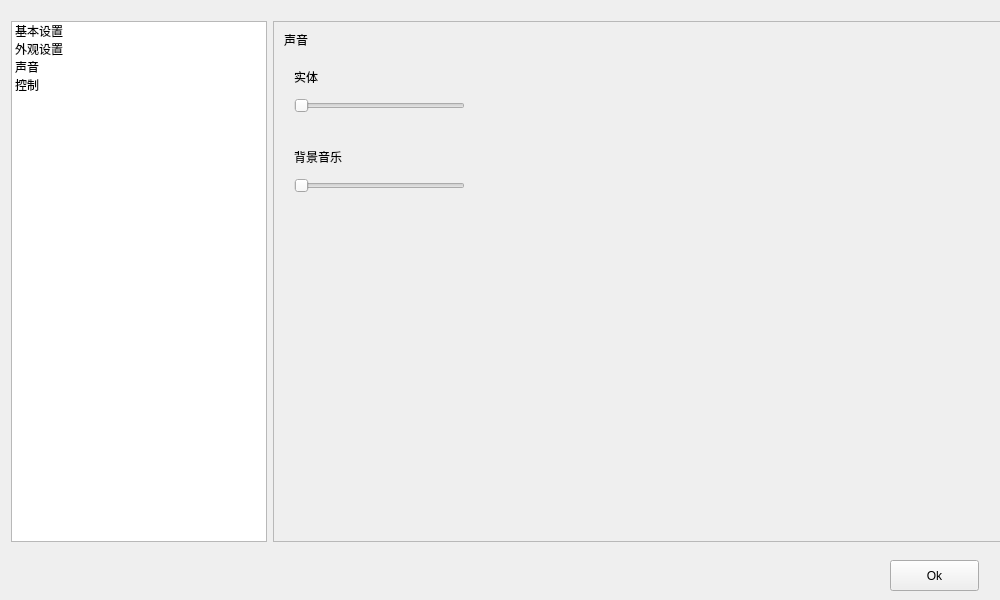
<?xml version="1.0" encoding="UTF-8"?>
<ui version="4.0">
 <class>Settings</class>
 <widget class="QWidget" name="Settings">
  <property name="geometry">
   <rect>
    <x>0</x>
    <y>0</y>
    <width>1000</width>
    <height>600</height>
   </rect>
  </property>
  <property name="sizePolicy">
   <sizepolicy hsizetype="Fixed" vsizetype="Fixed">
    <horstretch>0</horstretch>
    <verstretch>0</verstretch>
   </sizepolicy>
  </property>
  <property name="minimumSize">
   <size>
    <width>1000</width>
    <height>600</height>
   </size>
  </property>
  <property name="maximumSize">
   <size>
    <width>1000</width>
    <height>600</height>
   </size>
  </property>
  <property name="windowTitle">
   <string>设置</string>
  </property>
  <widget class="QPushButton" name="ok_button">
   <property name="geometry">
    <rect>
     <x>890</x>
     <y>560</y>
     <width>89</width>
     <height>31</height>
    </rect>
   </property>
   <property name="text">
    <string>Ok</string>
   </property>
  </widget>
  <widget class="QWidget" name="layoutWidget">
   <property name="geometry">
    <rect>
     <x>11</x>
     <y>21</y>
     <width>1170</width>
     <height>521</height>
    </rect>
   </property>
   <layout class="QHBoxLayout" name="horizontalLayout" stretch="1,0">
    <property name="sizeConstraint">
     <enum>QLayout::SetMaximumSize</enum>
    </property>
    <item>
     <widget class="QListWidget" name="settings_list">
      <property name="enabled">
       <bool>true</bool>
      </property>
      <property name="sizePolicy">
       <sizepolicy hsizetype="Fixed" vsizetype="Preferred">
        <horstretch>1</horstretch>
        <verstretch>0</verstretch>
       </sizepolicy>
      </property>
      <item>
       <property name="text">
        <string>基本设置</string>
       </property>
      </item>
      <item>
       <property name="text">
        <string>外观设置</string>
       </property>
      </item>
      <item>
       <property name="text">
        <string>声音</string>
       </property>
      </item>
      <item>
       <property name="text">
        <string>控制</string>
       </property>
      </item>
     </widget>
    </item>
    <item>
     <widget class="QStackedWidget" name="stack_widget">
      <property name="sizePolicy">
       <sizepolicy hsizetype="Minimum" vsizetype="Preferred">
        <horstretch>10</horstretch>
        <verstretch>0</verstretch>
       </sizepolicy>
      </property>
      <property name="frameShape">
       <enum>QFrame::StyledPanel</enum>
      </property>
      <property name="currentIndex">
       <number>2</number>
      </property>
      <widget class="QWidget" name="basic">
       <widget class="QLabel" name="label">
        <property name="geometry">
         <rect>
          <x>10</x>
          <y>10</y>
          <width>72</width>
          <height>15</height>
         </rect>
        </property>
        <property name="text">
         <string>基本设置</string>
        </property>
       </widget>
      </widget>
      <widget class="QWidget" name="page_2">
       <widget class="QLabel" name="label_2">
        <property name="geometry">
         <rect>
          <x>10</x>
          <y>10</y>
          <width>72</width>
          <height>15</height>
         </rect>
        </property>
        <property name="text">
         <string>外观设置</string>
        </property>
       </widget>
      </widget>
      <widget class="QWidget" name="audio">
       <widget class="QLabel" name="label_3">
        <property name="geometry">
         <rect>
          <x>10</x>
          <y>10</y>
          <width>72</width>
          <height>15</height>
         </rect>
        </property>
        <property name="text">
         <string>声音</string>
        </property>
       </widget>
       <widget class="QWidget" name="">
        <property name="geometry">
         <rect>
          <x>20</x>
          <y>40</y>
          <width>171</width>
          <height>51</height>
         </rect>
        </property>
        <layout class="QVBoxLayout" name="verticalLayout_9">
         <item>
          <widget class="QLabel" name="label_17">
           <property name="text">
            <string>实体</string>
           </property>
          </widget>
         </item>
         <item>
          <widget class="QSlider" name="entity_audio_slider">
           <property name="orientation">
            <enum>Qt::Horizontal</enum>
           </property>
          </widget>
         </item>
        </layout>
       </widget>
       <widget class="QWidget" name="">
        <property name="geometry">
         <rect>
          <x>20</x>
          <y>120</y>
          <width>171</width>
          <height>51</height>
         </rect>
        </property>
        <layout class="QVBoxLayout" name="verticalLayout_10">
         <item>
          <widget class="QLabel" name="label_35">
           <property name="text">
            <string>背景音乐</string>
           </property>
          </widget>
         </item>
         <item>
          <widget class="QSlider" name="bgm_audio_slider">
           <property name="orientation">
            <enum>Qt::Horizontal</enum>
           </property>
          </widget>
         </item>
        </layout>
       </widget>
      </widget>
      <widget class="QWidget" name="control">
       <widget class="QLabel" name="label_4">
        <property name="geometry">
         <rect>
          <x>10</x>
          <y>10</y>
          <width>72</width>
          <height>15</height>
         </rect>
        </property>
        <property name="text">
         <string>控制</string>
        </property>
       </widget>
       <widget class="QLabel" name="label_5">
        <property name="geometry">
         <rect>
          <x>10</x>
          <y>40</y>
          <width>72</width>
          <height>15</height>
         </rect>
        </property>
        <property name="text">
         <string>按键</string>
        </property>
       </widget>
       <widget class="QLabel" name="label_11">
        <property name="geometry">
         <rect>
          <x>51</x>
          <y>575</y>
          <width>30</width>
          <height>16</height>
         </rect>
        </property>
        <property name="text">
         <string>技能</string>
        </property>
       </widget>
       <widget class="QWidget" name="layoutWidget_4">
        <property name="geometry">
         <rect>
          <x>380</x>
          <y>70</y>
          <width>232</width>
          <height>172</height>
         </rect>
        </property>
        <layout class="QVBoxLayout" name="verticalLayout_3">
         <item>
          <widget class="QLabel" name="label_12">
           <property name="text">
            <string>玩家2</string>
           </property>
          </widget>
         </item>
         <item>
          <layout class="QHBoxLayout" name="horizontalLayout_7" stretch="1,1">
           <item>
            <spacer name="horizontalSpacer_2">
             <property name="orientation">
              <enum>Qt::Horizontal</enum>
             </property>
             <property name="sizeHint" stdset="0">
              <size>
               <width>40</width>
               <height>20</height>
              </size>
             </property>
            </spacer>
           </item>
           <item>
            <layout class="QVBoxLayout" name="verticalLayout_4">
             <property name="spacing">
              <number>15</number>
             </property>
             <property name="sizeConstraint">
              <enum>QLayout::SetFixedSize</enum>
             </property>
             <item>
              <layout class="QHBoxLayout" name="horizontalLayout_8" stretch="1,1">
               <property name="sizeConstraint">
                <enum>QLayout::SetDefaultConstraint</enum>
               </property>
               <item>
                <widget class="QLabel" name="label_13">
                 <property name="text">
                  <string>上移</string>
                 </property>
                </widget>
               </item>
               <item>
                <widget class="KeyLineEdit" name="p2_key_up"/>
               </item>
              </layout>
             </item>
             <item>
              <layout class="QHBoxLayout" name="horizontalLayout_9" stretch="1,1">
               <property name="sizeConstraint">
                <enum>QLayout::SetDefaultConstraint</enum>
               </property>
               <item>
                <widget class="QLabel" name="label_14">
                 <property name="text">
                  <string>下移</string>
                 </property>
                </widget>
               </item>
               <item>
                <widget class="KeyLineEdit" name="p2_key_down"/>
               </item>
              </layout>
             </item>
             <item>
              <layout class="QHBoxLayout" name="horizontalLayout_10" stretch="1,1">
               <property name="sizeConstraint">
                <enum>QLayout::SetDefaultConstraint</enum>
               </property>
               <item>
                <widget class="QLabel" name="label_15">
                 <property name="text">
                  <string>左移</string>
                 </property>
                </widget>
               </item>
               <item>
                <widget class="KeyLineEdit" name="p2_key_left"/>
               </item>
              </layout>
             </item>
             <item>
              <layout class="QHBoxLayout" name="horizontalLayout_11" stretch="1,1">
               <property name="sizeConstraint">
                <enum>QLayout::SetDefaultConstraint</enum>
               </property>
               <item>
                <widget class="QLabel" name="label_16">
                 <property name="text">
                  <string>右移</string>
                 </property>
                </widget>
               </item>
               <item>
                <widget class="KeyLineEdit" name="p2_key_right"/>
               </item>
              </layout>
             </item>
            </layout>
           </item>
          </layout>
         </item>
        </layout>
       </widget>
       <widget class="QWidget" name="layoutWidget">
        <property name="geometry">
         <rect>
          <x>40</x>
          <y>71</y>
          <width>232</width>
          <height>172</height>
         </rect>
        </property>
        <layout class="QVBoxLayout" name="verticalLayout_2">
         <item>
          <widget class="QLabel" name="label_6">
           <property name="text">
            <string>玩家1</string>
           </property>
          </widget>
         </item>
         <item>
          <layout class="QHBoxLayout" name="horizontalLayout_6" stretch="1,1">
           <item>
            <spacer name="horizontalSpacer">
             <property name="orientation">
              <enum>Qt::Horizontal</enum>
             </property>
             <property name="sizeHint" stdset="0">
              <size>
               <width>40</width>
               <height>20</height>
              </size>
             </property>
            </spacer>
           </item>
           <item>
            <layout class="QVBoxLayout" name="verticalLayout">
             <property name="spacing">
              <number>15</number>
             </property>
             <property name="sizeConstraint">
              <enum>QLayout::SetFixedSize</enum>
             </property>
             <item>
              <layout class="QHBoxLayout" name="horizontalLayout_2" stretch="1,1">
               <property name="sizeConstraint">
                <enum>QLayout::SetDefaultConstraint</enum>
               </property>
               <item>
                <widget class="QLabel" name="label_7">
                 <property name="text">
                  <string>上移</string>
                 </property>
                </widget>
               </item>
               <item>
                <widget class="KeyLineEdit" name="p1_key_up"/>
               </item>
              </layout>
             </item>
             <item>
              <layout class="QHBoxLayout" name="horizontalLayout_3" stretch="1,1">
               <property name="sizeConstraint">
                <enum>QLayout::SetDefaultConstraint</enum>
               </property>
               <item>
                <widget class="QLabel" name="label_8">
                 <property name="text">
                  <string>下移</string>
                 </property>
                </widget>
               </item>
               <item>
                <widget class="KeyLineEdit" name="p1_key_down"/>
               </item>
              </layout>
             </item>
             <item>
              <layout class="QHBoxLayout" name="horizontalLayout_4" stretch="1,1">
               <property name="sizeConstraint">
                <enum>QLayout::SetDefaultConstraint</enum>
               </property>
               <item>
                <widget class="QLabel" name="label_9">
                 <property name="text">
                  <string>左移</string>
                 </property>
                </widget>
               </item>
               <item>
                <widget class="KeyLineEdit" name="p1_key_left"/>
               </item>
              </layout>
             </item>
             <item>
              <layout class="QHBoxLayout" name="horizontalLayout_5" stretch="1,1">
               <property name="sizeConstraint">
                <enum>QLayout::SetDefaultConstraint</enum>
               </property>
               <item>
                <widget class="QLabel" name="label_10">
                 <property name="text">
                  <string>右移</string>
                 </property>
                </widget>
               </item>
               <item>
                <widget class="KeyLineEdit" name="p1_key_right"/>
               </item>
              </layout>
             </item>
            </layout>
           </item>
          </layout>
         </item>
        </layout>
       </widget>
      </widget>
     </widget>
    </item>
   </layout>
  </widget>
 </widget>
 <customwidgets>
  <customwidget>
   <class>KeyLineEdit</class>
   <extends>QLineEdit</extends>
   <header>widgets/keylineedit.h</header>
  </customwidget>
 </customwidgets>
 <resources/>
 <connections/>
</ui>
